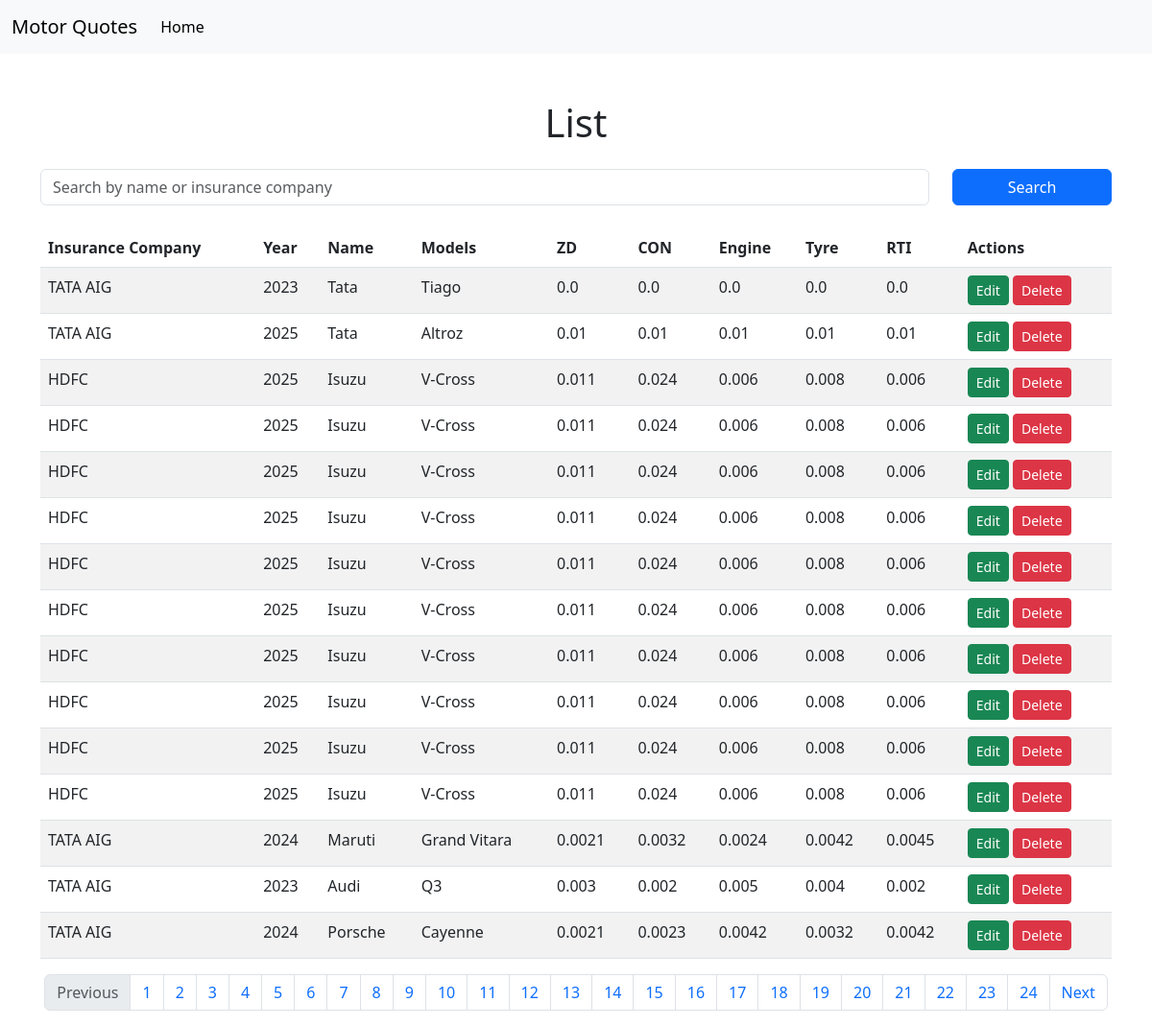
The app's page /show-data with its own data.
### core/models.py (models this page shows)
class Brand(models.Model):
    year = models.IntegerField(null=True, blank=True)
    insurance_company = models.CharField(max_length=100)
    name = models.CharField(max_length=250, null=True, blank=True)
    model = models.CharField(max_length=100)
    zd = models.FloatField(null=True, blank=True)
    con = models.FloatField(null=True, blank=True)
    engine = models.FloatField(null=True, blank=True)
    tyre = models.FloatField(null=True, blank=True)
    rti = models.FloatField(null=True, blank=True)
    def __str__(self):
        return f"Brand('{self.name}')"
    class Meta:
        db_table='brand'

### core/views.py (the view)
# urls.py: path('show-data',views.show_data),
def show_data(request):
    search_query = request.GET.get('search', '').strip()  # Get search parameter
    page = request.GET.get('page', 1)  # Get page number, default to 1
    per_page = 15  # Number of items per page
    if search_query:
        brands = brands.filter(
            Q(name__icontains=search_query) |
            Q(insurance_company__icontains=search_query) |
            Q(models__icontains=search_query)
        )
    else:
        brands = Brand.objects.order_by('-id')
        paginator = Paginator(brands, per_page)
        page_obj = paginator.get_page(page)
        print(page_obj)
        print('brands data------->',brands)
    return render(request,'show_data.html', {"brands":page_obj, "search_query":search_query})

### templates/show_data.html (shortened to what this page needs)
<!DOCTYPE html>
<html lang="en">
<head>
    <link rel="stylesheet" href="https://cdn.jsdelivr.net/npm/bootstrap@5.3.0-alpha1/dist/css/bootstrap.min.css">
</head>
<body>
    <nav class="navbar navbar-expand-lg navbar-light bg-light">
        <div class="container-fluid">
            <a class="navbar-brand" href="../../">Motor Quotes</a>
            <div class="collapse navbar-collapse" id="navbarNav">
                <ul class="navbar-nav">
                    <li class="nav-item">
                        <a class="nav-link active" href="../../">Home</a>
                    </li>
                </ul>
            </div>
        </div>
    </nav>
    <div class="container mt-5">
        <h1 class="text-center mb-4">List</h1>
        <form method="GET" action="../../../" class="mb-4">
            <div class="row">
                <div class="col-md-10">
                    <input type="text" name="search" class="form-control" placeholder="Search by name or insurance company" value="{{ request.GET.search }}">
                </div>
                <div class="col-md-2">
                    <button type="submit" class="btn btn-primary w-100">Search</button>
                </div>
            </div>
        </form>
        <table class="table table-striped" id="brandTable">
            <thead>
                <tr>
                    <th>Insurance Company</th>
                    <th>Year</th>
                    <th>Name</th>
                    <th>Models</th>
                    <th>ZD</th>
                    <th>CON</th>
                    <th>Engine</th>
                    <th>Tyre</th>
                    <th>RTI</th>
                    <th>Actions</th>
                </tr>
            </thead>
            <tbody>
                {% for brand in brands %}
                <tr>
                    <td>{{ brand.insurance_company }}</td>
                    <td>{{ brand.year }}</td>
                    <td>{{ brand.name }}</td>
                    <td>{{ brand.model }}</td>
                    <td>{{ brand.zd }}</td>
                    <td>{{ brand.con }}</td>
                    <td>{{ brand.engine }}</td>
                    <td>{{ brand.tyre }}</td>
                    <td>{{ brand.rti }}</td>
                    <td>
                        <a href="../../update/{{brand.id}}" class="btn btn-success btn-sm">Edit</a>
                        <form action="../../delete" method="POST" class="d-inline">
                            <button type="submit" class="btn btn-danger btn-sm" onclick="return confirm('Are you sure?')">Delete</button>
                        </form>
                    </td>
                </tr>
                {% endfor %}
            </tbody>
        </table>
        <nav aria-label="Page navigation example">
            <ul class="pagination justify-content-center">
                {% if brands.has_previous %}
                    <li class="page-item">
                        <a class="page-link" href="?page={{ page_obj.previous_page_number }}&search={{ request.GET.search }}">Previous</a>
                    </li>
                {% else %}
                    <li class="page-item disabled">
                        <span class="page-link">Previous</span>
                    </li>
                {% endif %}
                {% for page_num in brands.paginator.page_range %}
                    <li class="page-item {% if page_num == page_obj.number %}active{% endif %}">
                        <a class="page-link" href="?page={{ page_num }}&search={{ request.GET.search }}">{{ page_num }}</a>
                    </li>
                {% endfor %}
                {% if brands.has_next %}
                    <li class="page-item">
                        <a class="page-link" href="?page={{ page_obj.next_page_number }}&search={{ request.GET.search }}">Next</a>
                    </li>
                {% else %}
                    <li class="page-item disabled">
                        <span class="page-link">Next</span>
                    </li>
                {% endif %}
            </ul>
        </nav>
    </div>
</body>
</html>

### records on screen
Brand: insurance_company "TATA AIG", year "2023", name "Tata", model "Tiago", zd "0.0", con "0.0", engine "0.0", tyre "0.0", rti "0.0"
Brand: insurance_company "TATA AIG", year "2025", name "Tata", model "Altroz", zd "0.01", con "0.01", engine "0.01", tyre "0.01", rti "0.01"
Brand: insurance_company "HDFC", year "2025", name "Isuzu", model "V-Cross", zd "0.011", con "0.024", engine "0.006", tyre "0.008", rti "0.006"
Brand: insurance_company "HDFC", year "2025", name "Isuzu", model "V-Cross", zd "0.011", con "0.024", engine "0.006", tyre "0.008", rti "0.006"
Brand: insurance_company "HDFC", year "2025", name "Isuzu", model "V-Cross", zd "0.011", con "0.024", engine "0.006", tyre "0.008", rti "0.006"
Brand: insurance_company "HDFC", year "2025", name "Isuzu", model "V-Cross", zd "0.011", con "0.024", engine "0.006", tyre "0.008", rti "0.006"
Brand: insurance_company "HDFC", year "2025", name "Isuzu", model "V-Cross", zd "0.011", con "0.024", engine "0.006", tyre "0.008", rti "0.006"
Brand: insurance_company "HDFC", year "2025", name "Isuzu", model "V-Cross", zd "0.011", con "0.024", engine "0.006", tyre "0.008", rti "0.006"
Brand: insurance_company "HDFC", year "2025", name "Isuzu", model "V-Cross", zd "0.011", con "0.024", engine "0.006", tyre "0.008", rti "0.006"
Brand: insurance_company "HDFC", year "2025", name "Isuzu", model "V-Cross", zd "0.011", con "0.024", engine "0.006", tyre "0.008", rti "0.006"
Brand: insurance_company "HDFC", year "2025", name "Isuzu", model "V-Cross", zd "0.011", con "0.024", engine "0.006", tyre "0.008", rti "0.006"
Brand: insurance_company "HDFC", year "2025", name "Isuzu", model "V-Cross", zd "0.011", con "0.024", engine "0.006", tyre "0.008", rti "0.006"
Brand: insurance_company "TATA AIG", year "2024", name "Maruti", model "Grand Vitara", zd "0.0021", con "0.0032", engine "0.0024", tyre "0.0042", rti "0.0045"
Brand: insurance_company "TATA AIG", year "2023", name "Audi", model "Q3", zd "0.003", con "0.002", engine "0.005", tyre "0.004", rti "0.002"
Brand: insurance_company "TATA AIG", year "2024", name "Porsche", model "Cayenne", zd "0.0021", con "0.0023", engine "0.0042", tyre "0.0032", rti "0.0042"

### other values on screen
{{ page_num }} "1" "2" "3" "4" "5" "6" "7" "8" "9" "10" "11" "12" "13" "14" "15" "16" "17" "18" "19" "20" "21" "22" "23" "24"
